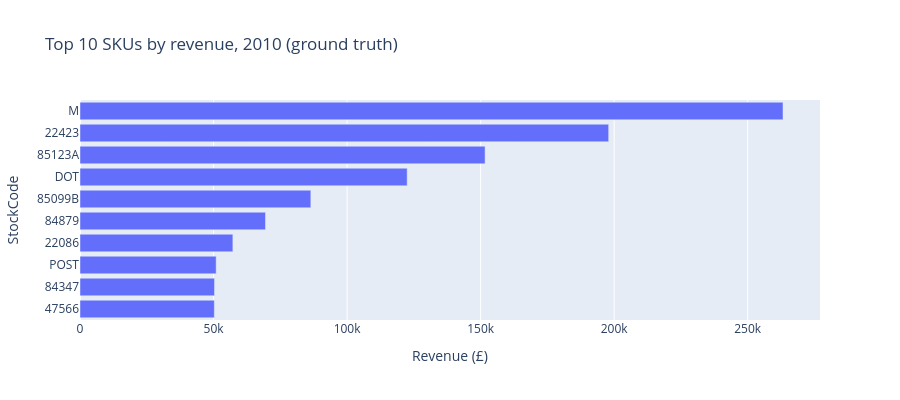

The cell this chart's notebook holds for it:
### Code cell
# Visualize the ground truth (so you can eyeball what "right" looks like)
fig = px.bar(
    ground_truth.iloc[::-1],  # reverse for horizontal bar order
    x="revenue", y="StockCode", orientation="h",
    title="Top 10 SKUs by revenue, 2010 (ground truth)",
    labels={"revenue": "Revenue (£)"},
)
fig.update_layout(height=400, yaxis={"categoryorder": "array", "categoryarray": ground_truth.iloc[::-1]["StockCode"].tolist()})
fig.show()

### Figure 1 — Plotly figure (JSON) as saved in the notebook; plotly's stock layout.template omitted (floating-point values rounded to 4 significant figures)
{"data": [{"hovertemplate": "Revenue (£)=%{x}<br>StockCode=%{y}<extra></extra>", "legendgroup": "", "marker": {"color": "#636efa", "pattern": {"shape": ""}}, "name": "", "orientation": "h", "showlegend": false, "textposition": "auto", "type": "bar", "x": [50300.0, 50370.0, 50980.0, 57240.0, 69450.0, 86430.0, 122500.0, 151700.0, 197900.0, 263200.0], "xaxis": "x", "y": ["47566", "84347", "POST", "22086", "84879", "85099B", "DOT", "85123A", "22423", "M"], "yaxis": "y"}], "layout": {"barmode": "relative", "height": 400, "legend": {"tracegroupgap": 0}, "title": {"text": "Top 10 SKUs by revenue, 2010 (ground truth)"}, "xaxis": {"anchor": "y", "domain": [0, 1], "title": {"text": "Revenue (£)"}}, "yaxis": {"anchor": "x", "categoryarray": ["47566", "84347", "POST", "22086", "84879", "85099B", "DOT", "85123A", "22423", "M"], "categoryorder": "array", "domain": [0, 1], "title": {"text": "StockCode"}}}}
